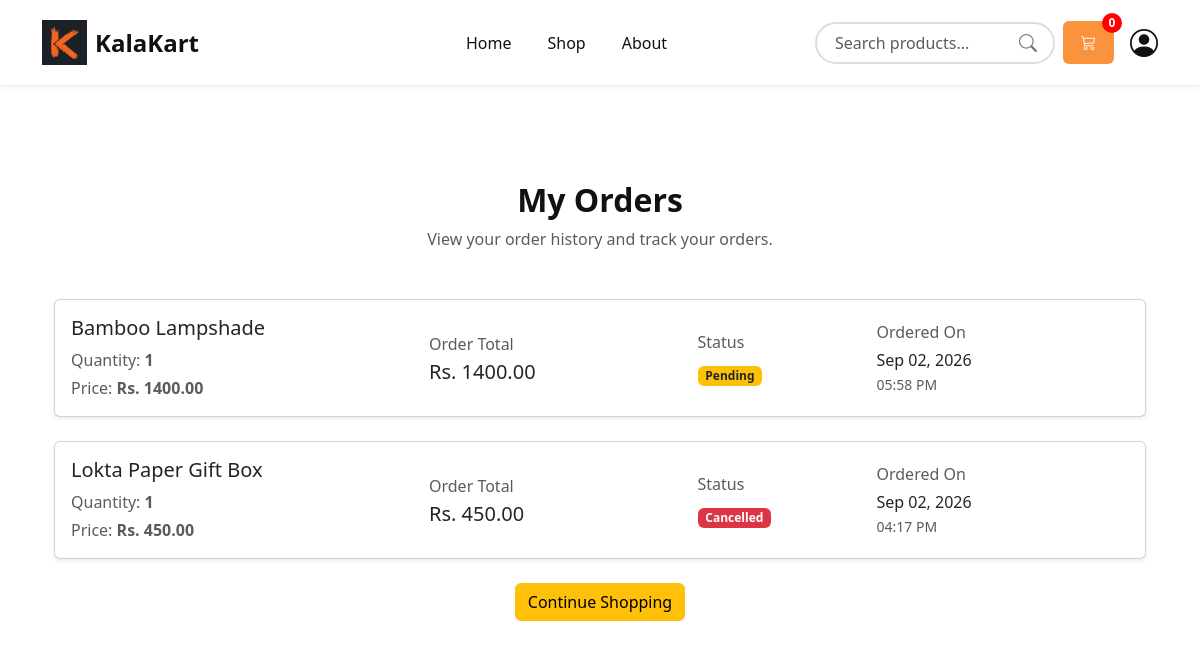
Before: /orders/my-orders/ (signed in) with the older database file.
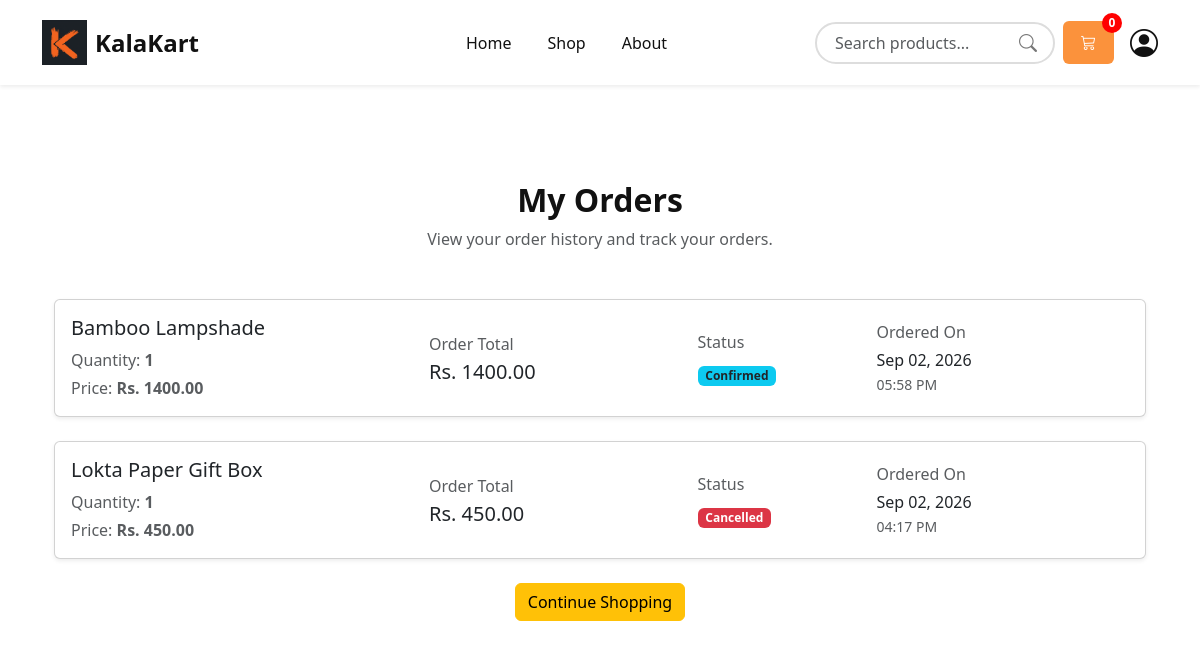
After: the same page with the newer database file.
### orders/models.py (models this page shows, shortened)
class Order(models.Model):
    STATUS_CHOICES = (
        ('pending', 'Pending'),
        ('confirmed', 'Confirmed'),
        ('shipped', 'Shipped'),
        ('delivered', 'Delivered'),
        ('cancelled', 'Cancelled'),
    )
    user = models.ForeignKey(
        settings.AUTH_USER_MODEL,
        on_delete=models.CASCADE
    )
    product = models.ForeignKey(
        Product,
        on_delete=models.CASCADE
    )
    quantity = models.PositiveIntegerField(default=1)
    price = models.DecimalField(
        max_digits=10,
        decimal_places=2
    )
    total_price = models.DecimalField(
        max_digits=10,
        decimal_places=2
    )
    status = models.CharField(
        max_length=20,
        choices=STATUS_CHOICES,
        default='pending'
    )
    created_at = models.DateTimeField(
        auto_now_add=True
    )

### products/models.py (models this page shows, shortened)
class Product(models.Model):
    CATEGORY_CHOICES = (
        ('Painting', 'Painting'),
        ('Handicraft', 'Handicraft'),
        ('Jewelry', 'Jewelry'),
        ('Pottery', 'Pottery'),
        ('Wooden Art', 'Wooden Art'),
        ('Traditional Wear', 'Traditional Wear'),
    )
    seller = models.ForeignKey(
        CustomUser,
        on_delete=models.CASCADE
    )
    name = models.CharField(max_length=200)
    category = models.CharField(
        max_length=50,
        choices=CATEGORY_CHOICES
    )
    description = models.TextField()
    price = models.DecimalField(
        max_digits=10,
        decimal_places=2
    )
    stock = models.PositiveIntegerField()
    image = models.ImageField(
        upload_to='products/'
    )
    created_at = models.DateTimeField(auto_now_add=True)

### orders/views.py (the view)
@login_required
def MyOrdersView(request):
    orders = Order.objects.filter(
        user=request.user
    ).order_by("-created_at")
    context = {
        "orders": orders,
    }
    return render(
        request,
        "orders/my_orders.html",
        context
    )

### base_app/context_processors.py (called while the page is built)
def cart_count(request):
    if request.user.is_authenticated:
        items = Cart.objects.filter(user=request.user)
        count = sum(item.quantity for item in items)
    else:
        count = 0
    return {
        "cart_count": count
    }

### Template/orders/my_orders.html (shortened to what this page needs)
{% extends 'base.html' %}
{% block content %}
<section class="container py-5">
    <div class="text-center mb-5">
        <h2 class="fw-bold">
            My Orders
        </h2>
        <p class="text-muted">
            View your order history and track your orders.
        </p>
    </div>
    {% if orders %}
        {% for order in orders %}
        <div class="card shadow-sm mb-4">
            <div class="card-body">
                <div class="row align-items-center g-3">
                    <div class="col-md-4">
                        <h5 class="mb-2">
                            {{ order.product.name }}
                        </h5>
                        <p class="mb-1 text-muted">
                            Quantity:
                            <strong>{{ order.quantity }}</strong>
                        </p>
                        <p class="mb-0 text-muted">
                            Price:
                            <strong>Rs. {{ order.price|floatformat:2 }}</strong>
                        </p>
                    </div>
                    <div class="col-md-3">
                        <p class="mb-1 text-muted">
                            Order Total
                        </p>
                        <h5 class="mb-0">
                            Rs. {{ order.total_price|floatformat:2 }}
                        </h5>
                    </div>
                    <div class="col-md-2">
                        <p class="mb-2 text-muted">
                            Status
                        </p>
                        {% if order.status == "pending" %}
                            <span class="badge bg-warning text-dark">
                                Pending
                            </span>
                        {% elif order.status == "confirmed" %}
                            <span class="badge bg-info text-dark">
                                Confirmed
                            </span>
                        {% elif order.status == "shipped" %}
                            <span class="badge bg-primary">
                                Shipped
                            </span>
                        {% elif order.status == "delivered" %}
                            <span class="badge bg-success">
                                Delivered
                            </span>
                        {% elif order.status == "cancelled" %}
                            <span class="badge bg-danger">
                                Cancelled
                            </span>
                        {% else %}
                            <span class="badge bg-secondary">
                                {{ order.status|title }}
                            </span>
                        {% endif %}
                    </div>
                    <div class="col-md-3">
                        <p class="mb-1 text-muted">
                            Ordered On
                        </p>
                        <p class="mb-0">
                            {{ order.created_at|date:"M d, Y" }}
                        </p>
                        <small class="text-muted">
                            {{ order.created_at|date:"h:i A" }}
                        </small>
                    </div>
                </div>
            </div>
        </div>
        {% endfor %}
        <div class="text-center mt-4">
            <a
                href="{% url 'shop' %}"
                class="btn btn-warning"
            >
                Continue Shopping
            </a>
        </div>
    {% endif %}
</section>
{% endblock %}

Changed rows visible on the page:
changed Order "05:58 PM": status "Pending" → "Confirmed"
